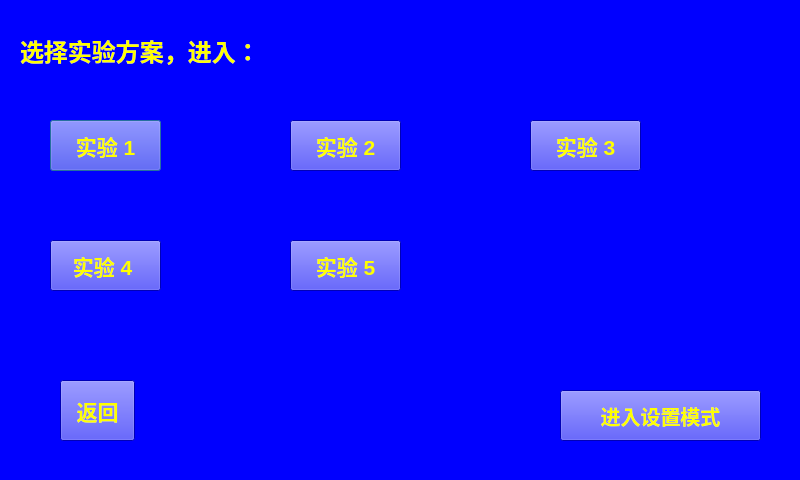
<?xml version="1.0" encoding="UTF-8"?>
<ui version="4.0">
 <class>Running</class>
 <widget class="QDialog" name="Running">
  <property name="geometry">
   <rect>
    <x>0</x>
    <y>0</y>
    <width>800</width>
    <height>480</height>
   </rect>
  </property>
  <property name="windowTitle">
   <string>Dialog</string>
  </property>
  <property name="styleSheet">
   <string notr="true">color: rgb(255, 255, 0);
background-color: rgb(0, 0, 255);</string>
  </property>
  <widget class="QPushButton" name="pushButton">
   <property name="geometry">
    <rect>
     <x>50</x>
     <y>120</y>
     <width>111</width>
     <height>51</height>
    </rect>
   </property>
   <property name="font">
    <font>
     <pointsize>16</pointsize>
     <weight>75</weight>
     <bold>true</bold>
    </font>
   </property>
   <property name="text">
    <string>实验 1</string>
   </property>
  </widget>
  <widget class="QPushButton" name="pushButton_5">
   <property name="geometry">
    <rect>
     <x>290</x>
     <y>240</y>
     <width>111</width>
     <height>51</height>
    </rect>
   </property>
   <property name="font">
    <font>
     <pointsize>16</pointsize>
     <weight>75</weight>
     <bold>true</bold>
    </font>
   </property>
   <property name="text">
    <string>实验 5</string>
   </property>
  </widget>
  <widget class="QPushButton" name="pushButton_4">
   <property name="geometry">
    <rect>
     <x>50</x>
     <y>240</y>
     <width>111</width>
     <height>51</height>
    </rect>
   </property>
   <property name="font">
    <font>
     <pointsize>16</pointsize>
     <weight>75</weight>
     <bold>true</bold>
    </font>
   </property>
   <property name="text">
    <string>实验 4 </string>
   </property>
  </widget>
  <widget class="QPushButton" name="pushButton_2">
   <property name="geometry">
    <rect>
     <x>290</x>
     <y>120</y>
     <width>111</width>
     <height>51</height>
    </rect>
   </property>
   <property name="font">
    <font>
     <pointsize>16</pointsize>
     <weight>75</weight>
     <bold>true</bold>
    </font>
   </property>
   <property name="text">
    <string>实验 2</string>
   </property>
  </widget>
  <widget class="QPushButton" name="pushButton_6">
   <property name="geometry">
    <rect>
     <x>60</x>
     <y>380</y>
     <width>75</width>
     <height>61</height>
    </rect>
   </property>
   <property name="font">
    <font>
     <pointsize>16</pointsize>
     <weight>75</weight>
     <bold>true</bold>
    </font>
   </property>
   <property name="text">
    <string>返回</string>
   </property>
  </widget>
  <widget class="QPushButton" name="pushButton_3">
   <property name="geometry">
    <rect>
     <x>530</x>
     <y>120</y>
     <width>111</width>
     <height>51</height>
    </rect>
   </property>
   <property name="font">
    <font>
     <pointsize>16</pointsize>
     <weight>75</weight>
     <bold>true</bold>
    </font>
   </property>
   <property name="text">
    <string>实验 3</string>
   </property>
  </widget>
  <widget class="QPushButton" name="pushButton_7">
   <property name="geometry">
    <rect>
     <x>560</x>
     <y>390</y>
     <width>201</width>
     <height>51</height>
    </rect>
   </property>
   <property name="font">
    <font>
     <pointsize>15</pointsize>
     <weight>75</weight>
     <bold>true</bold>
    </font>
   </property>
   <property name="text">
    <string>进入设置模式</string>
   </property>
  </widget>
  <widget class="QLabel" name="label">
   <property name="geometry">
    <rect>
     <x>20</x>
     <y>20</y>
     <width>341</width>
     <height>61</height>
    </rect>
   </property>
   <property name="font">
    <font>
     <family>宋体</family>
     <pointsize>18</pointsize>
     <weight>75</weight>
     <bold>true</bold>
    </font>
   </property>
   <property name="text">
    <string>选择实验方案，进入：</string>
   </property>
  </widget>
 </widget>
 <resources/>
 <connections/>
</ui>
